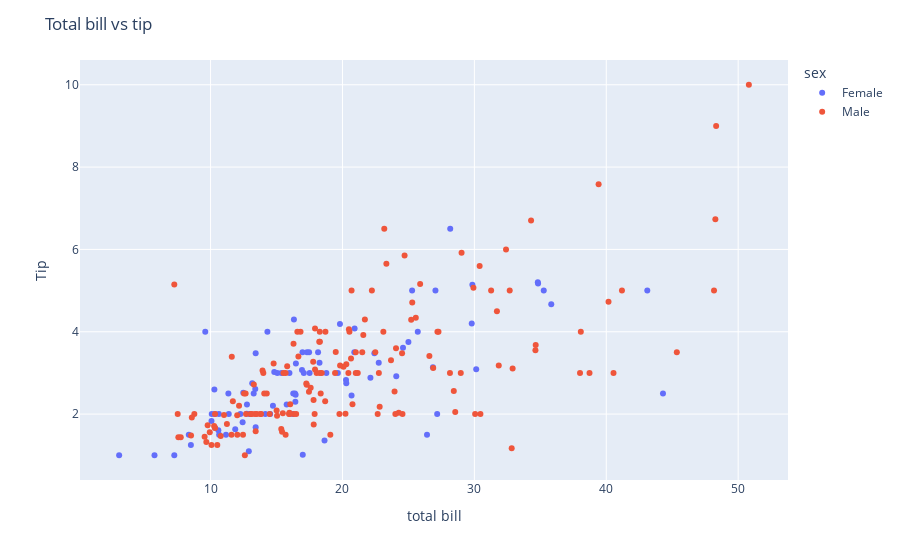

Notebook code for this chart:
### Code cell
import plotly.express as px
plot=px.scatter(
    data_frame=tips,
    x='total_bill',
    y='tip',
    color='sex',#in plotly hue is called 'color'
)
plot.update_layout(
    xaxis_title='total bill',
    yaxis_title='Tip',
    title='Total bill vs tip'
)

### Figure 1 — Plotly figure (JSON) as saved in the notebook; plotly's stock layout.template omitted (floating-point values rounded to 4 significant figures; data arrays with more than 128 entries replaced by an {"elided": "..."} marker saying what was removed)
{"data": [{"hovertemplate": "sex=Female<br>total_bill=%{x}<br>tip=%{y}<extra></extra>", "legendgroup": "Female", "marker": {"color": "#636efa", "symbol": "circle"}, "mode": "markers", "name": "Female", "orientation": "v", "showlegend": true, "type": "scatter", "x": [16.99, 24.59, 35.26, 14.83, 10.33, 16.97, 20.29, 15.77, 19.65, 15.06, 20.69, 16.93, 10.29, 34.81, 26.41, 16.45, 3.07, 17.07, 26.86, 25.28, 14.73, 10.07, 34.83, 5.75, 16.32, 22.75, 11.35, 15.38, 44.3, 22.42, 20.92, 14.31, 7.25, 25.71, 17.31, 10.65, 12.43, 24.08, 13.42, 12.48, 29.8, 14.52, 11.38, 20.27, 11.17, 12.26, 18.26, 8.51, 10.33, 14.15, 13.16, 17.47, 27.05, 16.43, 8.35, 18.64, 11.87, 29.85, 25, 13.39, 16.21, 17.51, 10.59, 10.63, 9.6, 20.9, 18.15, 19.81, 43.11, 13, 12.74, 13, 16.4, 16.47, 12.76, 13.27, 28.17, 12.9, 30.14, 13.42, 15.98, 16.27, 10.09, 22.12, 35.83, 27.18, 18.78], "xaxis": "x", "y": [1.01, 3.61, 5, 3.02, 1.67, 3.5, 2.75, 2.23, 3, 3, 2.45, 3.07, 2.6, 5.2, 1.5, 2.47, 1, 3, 3.14, 5, 2.2, 1.83, 5.17, 1, 4.3, 3.25, 2.5, 3, 2.5, 3.48, 4.08, 4, 1, 4, 3.5, 1.5, 1.8, 2.92, 1.68, 2.52, 4.2, 2, 2, 2.83, 1.5, 2, 3.25, 1.25, 2, 2, 2.75, 3.5, 5, 2.3, 1.5, 1.36, 1.63, 5.14, 3.75, 2.61, 2, 3, 1.61, 2, 4, 3.5, 3.5, 4.19, 5, 2, 2.01, 2, 2.5, 3.23, 2.23, 2.5, 6.5, 1.1, 3.09, 3.48, 3, 2.5, 2, 2.88, 4.67, 2, 3], "yaxis": "y"}, {"hovertemplate": "sex=Male<br>total_bill=%{x}<br>tip=%{y}<extra></extra>", "legendgroup": "Male", "marker": {"color": "#EF553B", "symbol": "circle"}, "mode": "markers", "name": "Male", "orientation": "v", "showlegend": true, "type": "scatter", "x": {"elided": "157 float values"}, "xaxis": "x", "y": {"elided": "157 float values"}, "yaxis": "y"}], "layout": {"autosize": true, "dragmode": "lasso", "legend": {"title": {"text": "sex"}, "tracegroupgap": 0}, "margin": {"t": 60}, "title": {"text": "Total bill vs tip"}, "xaxis": {"anchor": "y", "autorange": true, "domain": [0, 1], "range": [0.1455, 53.73], "title": {"text": "total bill"}, "type": "linear"}, "yaxis": {"anchor": "x", "autorange": true, "domain": [0, 1], "range": [0.3031, 10.7], "title": {"text": "Tip"}, "type": "linear"}}}
